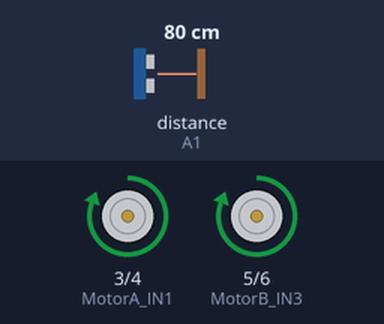
Bench run of a sketch on a simulated Arduino Uno, built with avr-gcc and run on an emulated ATmega328P. On the bench: motor-driver pin pairs drawn as motors (green arrow = first pin HIGH = forward, orange = second pin HIGH = backward, longer = more drive, scaled by the enable pin). Wiring (inferred from the names in the program): ultrasonic range finder: trigger A0; echo A1. The test bench sets the inputs (shaded band); at power-on: distance to the obstacle (sensor on A1) 80 cm. The echo pulse lasts 58.3 µs per cm.

Above: at 1.2 s.
1.3 s: distance to the obstacle (sensor on A1) set to 75 cm
2.8 s: distance to the obstacle (sensor on A1) set to 66 cm
At 3.6 s:
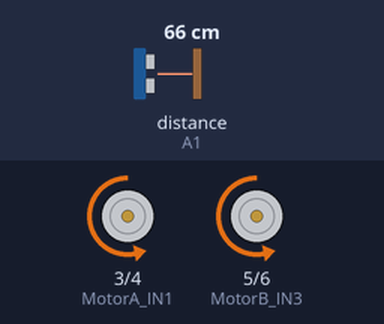
4.3 s: distance to the obstacle (sensor on A1) set to 45 cm
5.8 s: distance to the obstacle (sensor on A1) set to 36 cm
At 6.01 s:
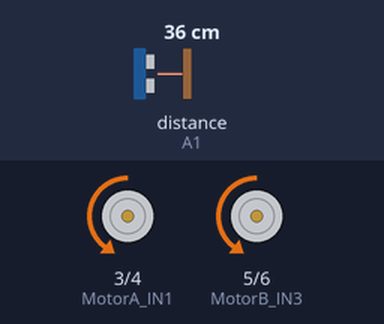
8.8 s: distance to the obstacle (sensor on A1) set to 120 cm
10.9 s: distance to the obstacle (sensor on A1) set to 35 cm
At 11.48 s:
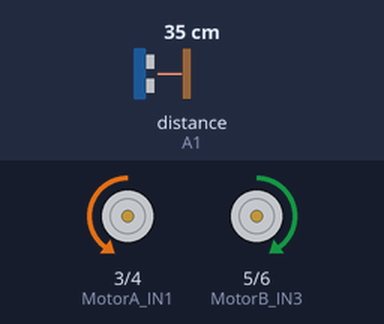
Timing chart, 0 to 14.9 s (numbered marks = the images above; inputs shaded):
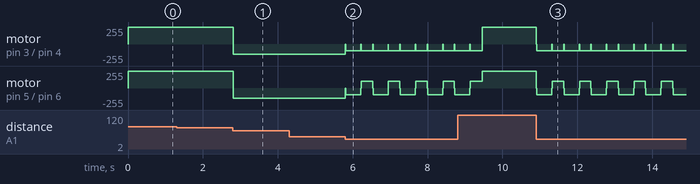

The sketch:

sketch_oct13a.ino
```cpp
#define trigPin A0      //Assin PIN A0 as trigPin (Connect ARDUINO UNO "A0" pin with Ultrasonic Sonar Sensor "TRIG" Pin)
#define echoPin A1      //Assin PIN A1 as echoPin (Connect ARDUINO UNO "A1" pin with Ultrasonic Sonar Sensor "ECHO" Pin)

#define MotorA_IN1 3      //Assin PIN 3 as MotorA_IN1 (Connect ARDUINO UNO "3" pin with L293D Motor Driver "IN1" Pin)
#define MotorA_IN2 4      //Assin PIN 4 as MotorA_IN2 (Connect ARDUINO UNO "4" pin with L293D Motor Driver "IN2" Pin)

#define MotorB_IN3 5      //Assin PIN 5 as MotorB_IN3 (Connect ARDUINO UNO "5" pin with L293D Motor Driver "IN3" Pin)
#define MotorB_IN4 6      //Assin PIN 6 as MotorB_IN4 (Connect ARDUINO UNO "6" pin with L293D Motor Driver "IN4" Pin)

#define MotorA_PWM 9      //Assin PIN 9 as MotorA_PWM (Connect ARDUINO UNO "9" pin with L293D Motor Driver "ENA" Pin)
#define MotorB_PWM 10     //Assin PIN 10 as MotorB_PWM (Connect ARDUINO UNO "10" pin with L293D Motor Driver "ENB" Pin)

void setup() {
  pinMode(MotorA_IN1, OUTPUT);      //Declare "MotorA_IN1" as "Output Pin".
  pinMode(MotorA_IN2, OUTPUT);      //Declare "MotorA_IN2" as "Output Pin".

  pinMode(MotorB_IN3, OUTPUT);      //Declare "MotorB_IN3" as "Output Pin".
  pinMode(MotorB_IN4, OUTPUT);      //Declare "MotorB_IN4" as "Output Pin".

  pinMode(MotorA_PWM, OUTPUT);      //Declare "MotorA_PWM" as "Output Pin".
  pinMode(MotorB_PWM, OUTPUT);      //Declare "MotorA_PWM" as "Output Pin".

  pinMode(trigPin, OUTPUT);      //Declare "trigPin" as "Output Pin".
  pinMode(echoPin, INPUT);      //Declare "echoPin" as "Input Pin".
}

int search(void)
{
  float duration = 0.00;      //Float type variable declaration
  float CM = 0.00;

  digitalWrite(trigPin, LOW);     //Trig_pin uotput as 0V (Logic Low-Level)
  delayMicroseconds(2);     //Delay for 2 us

  //Send 10us High Pulse to Ultra-sonic Sonar Sensor "trigpin"
  digitalWrite(trigPin, HIGH);      //Trig-pin output as 5V (Logic High-Level)
  delayMicroseconds(10);     //Delay for 10 us

  digitalWrite(trigPin, LOW);     //Trig_pin uotput as 0V (Logic Low-Level)

  duration = pulseIn(echoPin, HIGH);      //Start counting time, upto again "echoPin" back to Logical "High-Level" and puting the "time" into a variable called "duration"

  CM = (duration / 58.82);    //Convert distance into CM.

  return CM;
}

void loop() {
  float distance = 0.00;
  float RobotSpeed = 0.00;


  //Measuring the distance in CM
  distance = search();

  if ((distance < 40))    //If obstaclw found in 40 CM.
  {
    RobotSpeed = 100;     //Speed Down

    analogWrite(MotorA_PWM, RobotSpeed);      //Update speed in MOTORA Output Terminal
    analogWrite(MotorB_PWM, RobotSpeed);      //Update speed in MOTORB Output Terminal

    RobotStop();      //Robot Stop
    delay(10);

    RobotBackward();      //Robot Run Backward Direction
    delay(400);

    RobotStop();      //Robot Stop
    delay(10);

    distance = search();      //Check obstacle again

    int a = 250;
    int b = 250;

    if (distance < 30)  //30cm
    {
      RobotRight();     //Robot Turn into Right Direction
      a = a + 50;
      delay(a);

      distance = search();      //Check obstacle again
    }
    else
    {
      b = b + 50;
      RobotLeft();     //Robot Turn into Left Direction
      delay(b);

      distance = search();      //Check obstacle again
    }

  }
  else if ((distance >= 40) && (distance <= 70))
  {
    RobotSpeed = 150;     //Speed Increase Slightly

    analogWrite(MotorA_PWM, RobotSpeed);      //Update speed in MOTORA Output Terminal
    analogWrite(MotorB_PWM, RobotSpeed);      //Update speed in MOTORB Output Terminal


    RobotBackward();
  }

  else
  {
    RobotSpeed = 255;     //Speed increase to full speed

    analogWrite(MotorA_PWM, RobotSpeed);      //Update speed in MOTORA Output Terminal
    analogWrite(MotorB_PWM, RobotSpeed);      //Update speed in MOTORB Output Terminal

    RobotForward();      //Robot Move to Forward Direction
  }

}

void RobotForward()
{
  digitalWrite(MotorA_IN1, HIGH);
  digitalWrite(MotorA_IN2, LOW);
  digitalWrite(MotorB_IN3, HIGH);
  digitalWrite(MotorB_IN4, LOW);
}

void RobotBackward()
{
  digitalWrite(MotorA_IN1, LOW);
  digitalWrite(MotorA_IN2, HIGH);
  digitalWrite(MotorB_IN3, LOW);
  digitalWrite(MotorB_IN4, HIGH);
}

void RobotLeft()
{
  digitalWrite(MotorA_IN1, LOW);
  digitalWrite(MotorA_IN2, HIGH);
  digitalWrite(MotorB_IN3, HIGH);
  digitalWrite(MotorB_IN4, LOW);
}

void RobotRight()
{
  digitalWrite(MotorA_IN1, HIGH);
  digitalWrite(MotorA_IN2, LOW);
  digitalWrite(MotorB_IN3, LOW);
  digitalWrite(MotorB_IN4, HIGH);
}

void RobotStop()
{
  digitalWrite(MotorA_IN1, LOW);
  digitalWrite(MotorA_IN2, LOW);
  digitalWrite(MotorB_IN3, LOW);
  digitalWrite(MotorB_IN4, LOW);
}
```

Measured:
- the behaviour switches between 72 and 71 cm on distance to the obstacle (sensor on A1) (found by bisection; images 0 and 1)
- the behaviour switches between 41 and 40 cm on distance to the obstacle (sensor on A1) (found by bisection; images 1 and 2)
- after the input at 1.3 s, every drawn part: stays the same
- after the input at 2.8 s, motor on pin 3 (MotorA_IN1) / pin 4 (MotorA_IN2), motor on pin 5 (MotorB_IN3) / pin 6 (MotorB_IN4): forward 255/255 → backward 150/255 at once
- after the input at 4.3 s, every drawn part: stays the same
